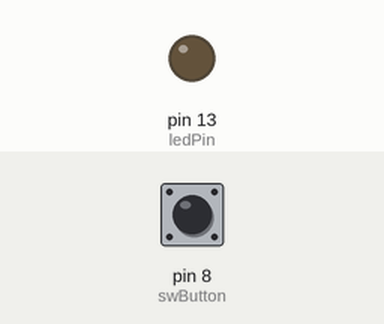
Simulated run of this sketch. Board: Arduino Uno, built with avr-gcc and run on an emulated ATmega328P. On the bench: output pins drawn as LEDs (lit = HIGH). The test bench sets the inputs (shaded band); at power-on: pin 8 (swButton) LOW.

Above: at 1.2 s.
1.3 s: pin 8 (swButton) pulled HIGH for 0.15 s
At 1.37 s:
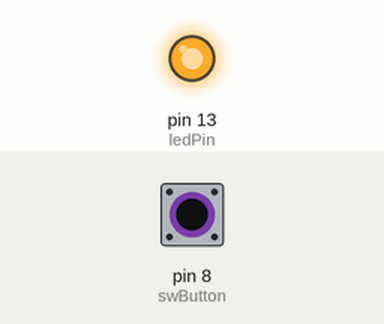
2.9 s: pin 8 (swButton) pulled HIGH for 3.2 s
At 6.4 s:
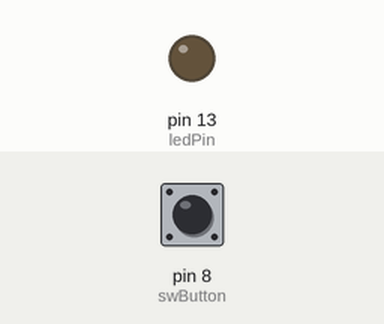
Timing chart, 0 to 7.9 s (numbered marks = the images above; inputs shaded):
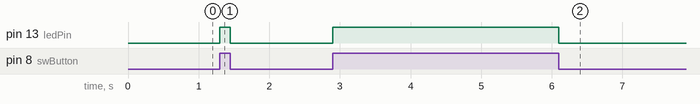

Measured:
- after the input at 1.3 s, pin 13 (ledPin): LOW → HIGH at once, → LOW 0.15 s later
- after the input at 2.9 s, pin 13 (ledPin): LOW → HIGH at once, → LOW 3.2 s later

The sketch:

Button_Led.ino
```cpp
int swButton = 8;
int ledPin = 13;

void setup () {

  pinMode(swButton, INPUT);
  pinMode(ledPin, OUTPUT);

}

void loop() {


  if (digitalRead(swButton) == HIGH) {


    digitalWrite(ledPin, HIGH);


  }

  else {

    digitalWrite(ledPin, LOW);

  }

}
```
